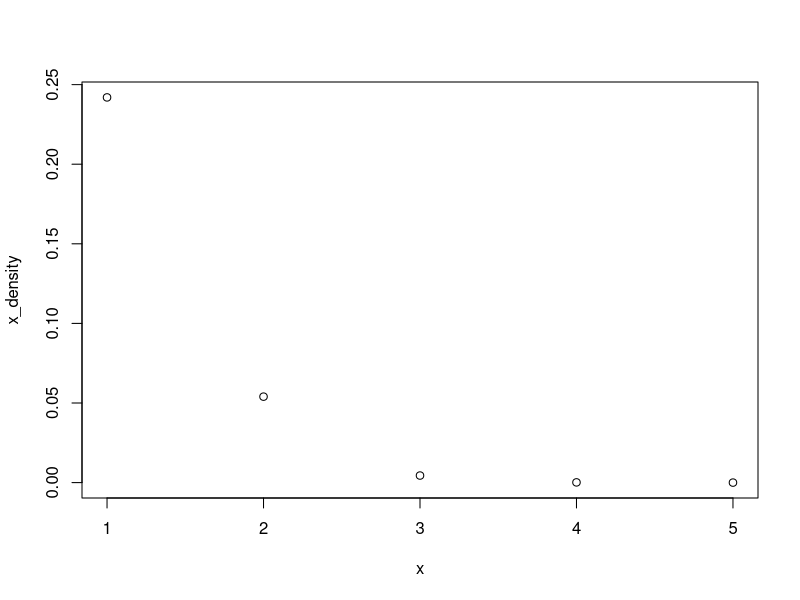
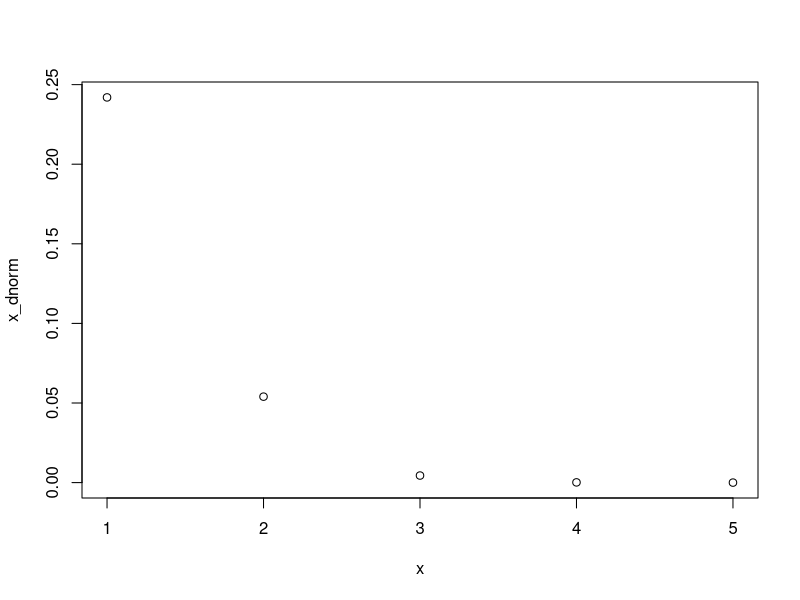
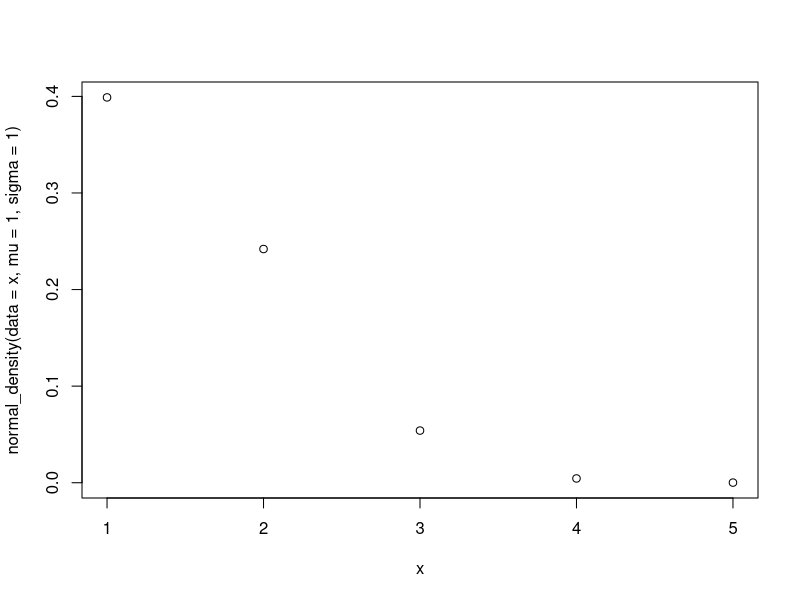
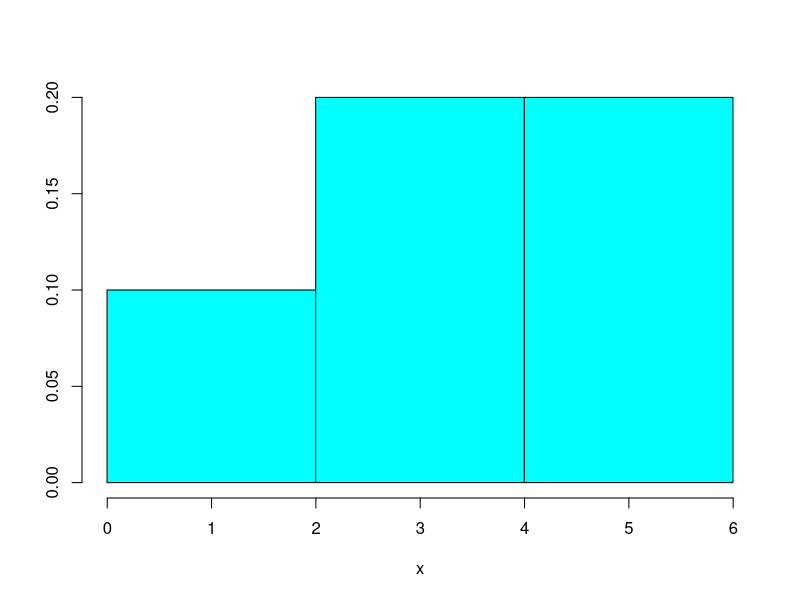
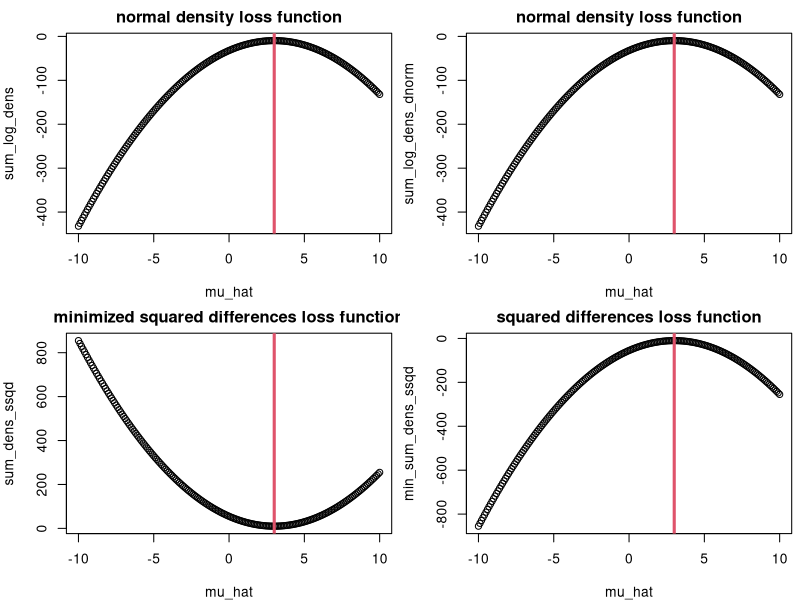

Generate these figures, in order, with R:
## R_Demo_Simulation_Learning_Estimate_Mean.R
##########################################################################
## INSTRUCTOR: Christopher Fariss
## COURSE NAME: Advanced Computational Methods for Social Media and Textual Data (2F)
## University of Essex Summer School 2022
##
## Date: 2022-08-08
##
## Please e-mail me if you find any errors or have and suggestions (either email is fine)
## e-mail: cjf0006@gmail.com
## e-mail: cjfariss@umich.edu
##
##########################################################################
## For this R tutorial, we will learn how:
##
## (1a) Use the normal density function to see that it is useful for many applications
## (1b) Specifically, we will estimate a mean instead of calculating it directly using a combination of values from the normal density function
## (1c) Use a normal density function to construct a likelihood function or loss function to evaluate how well close the estimate mean is to the observed data values
## (2) Observe that calculating the true mean is very simple so it is easy to verify that the combination of density functions gives the same answer as the simple calculation
## (3) Note that there are more complicated models where estimating the best set of parameters is not as easy as simply calculating the mean. We will use this combination of density function values to find the best set of parameters. Sometimes this is called maximum likelihood estimation or MLE for short
##
##########################################################################

## install the library if necessary
## load packages
pkgs <- c("MASS")
invisible(sapply(pkgs, require, character.only = TRUE))

## create sequence of real numbers
x <- seq(-3,3,.1)
x <- 1:5
x
mean(x)

## set mean and variance parameters
mu <- 0
sigma <- 1
sigma_pow2 <- sigma^2

## calculate the density using the normal distribution function
x_density <- 1/(sigma*sqrt(2*pi)) * exp(-(x - mu)^2/2*sigma^2)
x_density

## plot the two estimated densities to verify that they are the same
plot(x, x_density)

## calculate the density using the normal distribution function built into R
x_dnorm <- dnorm(x, mean=mu, sd=sigma)
x_dnorm

## plot the two estimated densities to verify that they are the same
plot(x, x_dnorm)

## program a function
normal_density <- function(data, mu, sigma){
    1/(sigma*sqrt(2*pi)) * exp(-(data - mu)^2/2*sigma^2)
}

normal_density(data=x, mu=3, sigma=1)

## plot the two estimated densities to verify that they are the same
par(mfrow=c(1,1))
plot(x, normal_density(data=x, mu=1, sigma=1))


## data (we want the mean estimate for this numeric vector)
x <- c(1,2,3,4,5)
x

mean(x)
sum(x)/length(x)

## fix sigma to 1
sigma <- 1

## let's check to see if the best estimate for the mean is 1
mu<-1
sum(log(1/(sigma*sqrt(2*pi)) * exp(-(x - mu)^2/2*sigma^2)))
prod(1/(sigma*sqrt(2*pi)) * exp(-(x - mu)^2/2*sigma^2))

## let's check to see if the best estimate for the mean is 2
mu<-2
sum(log(1/(sigma*sqrt(2*pi)) * exp(-(x - mu)^2/2*sigma^2)))

## let's check to see if the best estimate for the mean is 3
mu<-3
sum(log(1/(sigma*sqrt(2*pi)) * exp(-(x - mu)^2/2*sigma^2)))

## let's check to see if the best estimate for the mean is 4
mu<-4
sum(log(1/(sigma*sqrt(2*pi)) * exp(-(x - mu)^2/2*sigma^2)))

## let's check to see if the best estimate for the mean is 5
mu <- 5
sum(log(1/(sigma*sqrt(2*pi)) * exp(-(x - mu)^2/2*sigma^2)))

## is there any value of mu that generates a larger sum of logged values than 3?


## data (we want the mean estimate for this numeric vector)
x <- c(1,2,3,4,5)
x

#x <- runif(100)
truehist(x)

## vector to keep track of the loss function values
sum_log_dens <- NA
sum_log_dens_dnorm <- NA
sum_dens_ssqd <- NA
min_sum_dens_ssqd <- NA

## candidate values for our estimate of mu, which is the mean value we are trying to estimate
mu_hat <-seq(-10,10,.1)
mu_hat

## loop through all the mu_hat values to determine which one is the best using the sum of the logged densities
for(i in 1:length(mu_hat)){
    
    ## set mu_hat value to mu for the loss evaluation (mu is different for each iteration of the loop)
    mu <- mu_hat[i]
    
    ## normal density loss function
    sum_log_dens[i] <- sum(log(1/(sigma*sqrt(2*pi)) * exp(-(x - mu)^2/2*sigma^2)))

    ## dnorm loss function
    sum_log_dens_dnorm[i] <- sum(log(dnorm(x=x,mean=mu,sd=sigma)))

    ## ssdq sum of squared differences loss function (maximize)
    sum_dens_ssqd[i] <- sum((x-mu)^2)

    ## negative ssdq sum of squared differences loss function (minimize)
    min_sum_dens_ssqd[i] <- -sum((x-mu)^2)

}

par(mfrow=c(2,2), mar=c(4,4,2,.5))

## plot the normal density loss function
plot(mu_hat, sum_log_dens, main="normal density loss function")
abline(v=mean(x), col=2, lwd=3)

## plot the dnorm loss function
plot(mu_hat, sum_log_dens_dnorm, main="normal density loss function")
abline(v=mean(x), col=2, lwd=3)

## plot the ssdq sum of squared differences loss function
plot(mu_hat, sum_dens_ssqd, main="minimized squared differences loss function")
abline(v=mean(x), col=2, lwd=3)

## plot the ssdq sum of squared differences loss function
plot(mu_hat, min_sum_dens_ssqd, main="squared differences loss function")
abline(v=mean(x), col=2, lwd=3)

